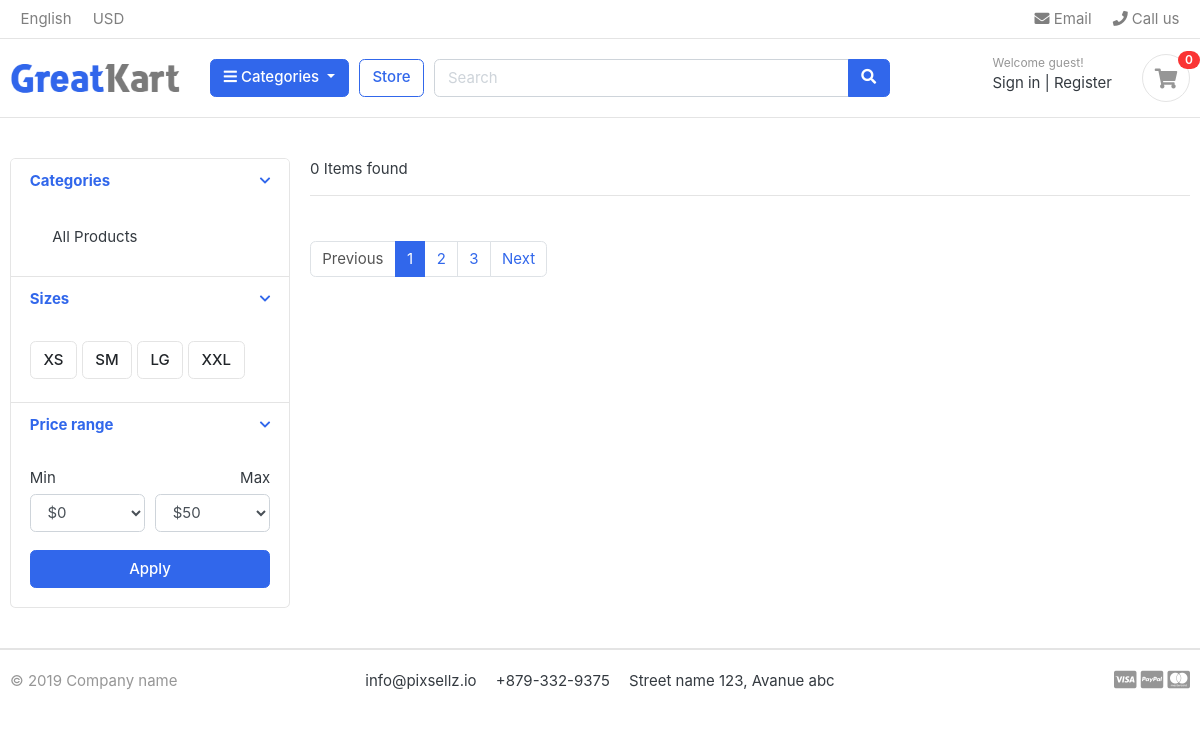
/store/, run on an earlier commit of the app's database.
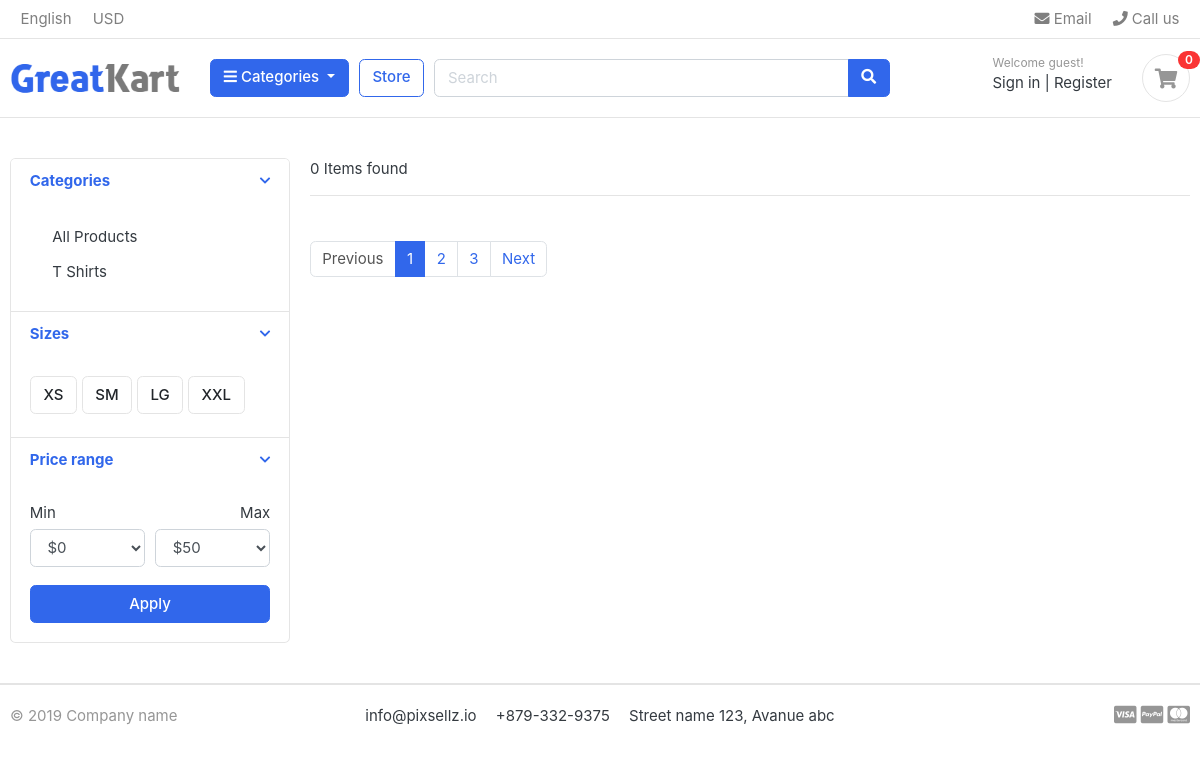
And on a later commit of the database.
### categories/models.py (models this page shows, shortened)
class Categories(models.Model):
    title = models.CharField(max_length=40, unique=True)
    slug = models.SlugField(max_length=40, unique=True, null=True)
    description = models.TextField(max_length=200)
    image = models.ImageField(blank=True)
    class Meta:
        verbose_name = 'Category'
        verbose_name_plural = 'Categories'
    def get_url(self):
        return reverse('categories', args=[self.slug])

### store/views.py (the view)
# urls.py: path('store/', include('store.urls')),
def store(request, slug_id=None):
    category = None
    products = None
    if slug_id != None:
        category = get_object_or_404(Categories, slug=slug_id)
        products = Product.objects.filter(is_available=True, category=category)
    else:
        products = Product.objects.all().filter(is_available=True)
    dictionary = {
        'products': products
    }
    return render(request, 'store/store.html', dictionary)

### categories/context_processors.py (called while the page is built)
def categories_link(request):
    links = Categories.objects.all
    return dict(links=links)

### store/templates/store/store.html (shortened to what this page needs)
{% extends 'base.html' %}
{% load static %}
{% block content %}
<section class="section-content padding-y">
<div class="container">
<div class="row">
	<aside class="col-md-3">
<div class="card">
	<article class="filter-group">
		<header class="card-header">
			<a href="#" data-toggle="collapse" data-target="#collapse_1" aria-expanded="true" class="">
				<i class="icon-control fa fa-chevron-down"></i>
				<h6 class="title">Categories</h6>
			</a>
		</header>
		<div class="filter-content collapse show" id="collapse_1" style="">
			<div class="card-body">
				<ul class="list-menu">
				<li><a class="dropdown-item" href="{% url 'store_page' %}">All Products</a></li>
				{% for category in links %}
				<li><a class="dropdown-item" href="{{ category.get_url }}">{{ category.title }}</a></li>
				{% endfor %}
				</ul>
			</div>
		</div>
	</article>
	<article class="filter-group">
		<header class="card-header">
			<a href="#" data-toggle="collapse" data-target="#collapse_4" aria-expanded="true" class="">
				<i class="icon-control fa fa-chevron-down"></i>
				<h6 class="title">Sizes </h6>
			</a>
		</header>
		<div class="filter-content collapse show" id="collapse_4" style="">
			<div class="card-body">
			  <label class="checkbox-btn">
			    <span class="btn btn-light"> XS </span>
			  </label>
			  <label class="checkbox-btn">
			    <span class="btn btn-light"> SM </span>
			  </label>
			  <label class="checkbox-btn">
			    <span class="btn btn-light"> LG </span>
			  </label>
			  <label class="checkbox-btn">
			    <span class="btn btn-light"> XXL </span>
			  </label>
		</div>
		</div>
	</article>
	<article class="filter-group">
		<header class="card-header">
			<a href="#" data-toggle="collapse" data-target="#collapse_3" aria-expanded="true" class="">
				<i class="icon-control fa fa-chevron-down"></i>
				<h6 class="title">Price range </h6>
			</a>
		</header>
		<div class="filter-content collapse show" id="collapse_3" style="">
			<div class="card-body">
				<div class="form-row">
				<div class="form-group col-md-6">
				  <label>Min</label>
				  	<select class="mr-2 form-control">
						<option value="0">$0</option>
					</select>
				</div>
				<div class="form-group text-right col-md-6">
				  <label>Max</label>
				  	<select class="mr-2 form-control">
						<option value="50">$50</option>
					</select>
				</div>
				</div>
				<button class="btn btn-block btn-primary">Apply</button>
			</div>
		</div>
	</article>
</div>
	</aside>
	<main class="col-md-9">
<header class="border-bottom mb-4 pb-3">
		<div class="form-inline">
			<span class="mr-md-auto">{{ products.count }} Item{{ products.count|pluralize }} found </span>
		</div>
</header>
<nav class="mt-4" aria-label="Page navigation sample">
  <ul class="pagination">
    <li class="page-item disabled"><a class="page-link" href="#">Previous</a></li>
    <li class="page-item active"><a class="page-link" href="#">1</a></li>
    <li class="page-item"><a class="page-link" href="#">2</a></li>
    <li class="page-item"><a class="page-link" href="#">3</a></li>
    <li class="page-item"><a class="page-link" href="#">Next</a></li>
  </ul>
</nav>
	</main>
</div>
</div>
</section>
{% endblock %}

What changed in the data, as far as the page shows it:
added Categories: title "T Shirts"
